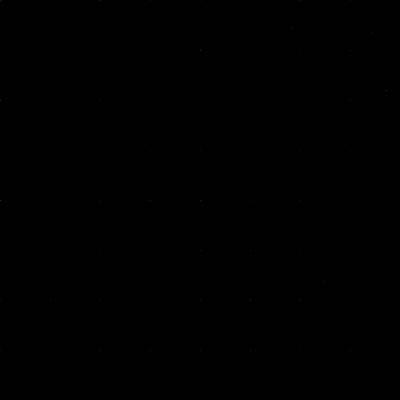
Frame 1 (no input)
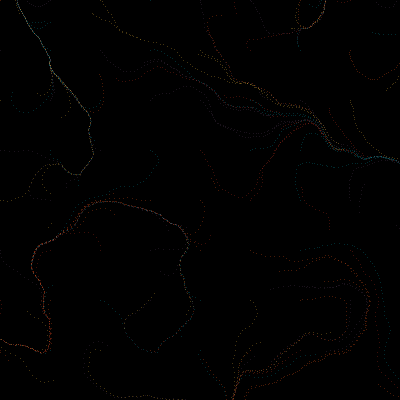
Frame 60 (the mouse pressed at the canvas centre just before this capture)
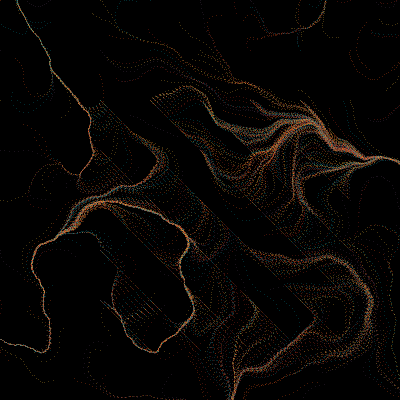
Frame 120 (the mouse held since frame 60 and released just before this capture)

The Processing sketch that drew these frames (run headless with seeded random() and noise(); from frame 60 on, the mouse is pressed at the canvas centre):

// Processing sketch: processing_9628
// ── processing_9628.pde


ArrayList positions = new ArrayList();
ArrayList velocities = new ArrayList();
ArrayList particleColors = new ArrayList();
ArrayList strokeSizes = new ArrayList();
color[] colors;
int clickCoordIndex = 0;
boolean initializing = true;

void setup(){

  size(400, 400);
  smooth();
  background(0);
  noiseDetail(14);
  
  colors = new color[6];
  colors[0] = color(3, 150, 166);
  colors[1] = color(94, 64, 98);
  colors[2] = color(212, 53, 31);
  colors[3] = color(255, 91, 25);
  colors[4] = color(241, 187, 55);
  colors[5] = color(0, 0, 0);
  
  for(int x = 0; x < width; x+=50) {
    for(int y = 0; y < height; y+=50) { 
      positions.add(new PVector(x, y));
      velocities.add(new PVector(0, 0));
      particleColors.add(int(random(0,5)));
    }
  }

  initializing = false;  
}

void draw(){
  //background(0);
 smooth();
 // draw middle point
  strokeWeight(8);
 
   if(mousePressed){
      for(int x=-100 + clickCoordIndex; x<=100 + clickCoordIndex; x+=50){
        for(int y=-100 + clickCoordIndex; y<=100 + clickCoordIndex; y+=50){
          stroke(#000000);
          positions.add(new PVector(mouseX + x, mouseY + y));
          velocities.add(new PVector(0, 0));
          particleColors.add(int(random(0,6)));
          strokeSizes.add(5);
        } 
      }
      clickCoordIndex++;
      
      if(clickCoordIndex == 50) clickCoordIndex = 0;
   }
   
 for(int i=0; i<positions.size(); i++){
  PVector curPos = (PVector) positions.get(i);
  PVector curVel = (PVector) velocities.get(i);
  int c = (Integer) particleColors.get(i);
  
  stroke(colors[c], 100);
  strokeWeight(1);
  point(curPos.x, curPos.y);

  curVel.x = 8*noise(200+curPos.x*random(0.001, 0.010), 200+curPos.y*.007, .007*2)*cos(6*PI*noise(curPos.x*.007, curPos.y*.007, .007*.5));
  curVel.y = 8*noise(200+curPos.x*random(0.001, 0.010), 200+curPos.y*.007, .007*2)*sin(6*PI*noise(curPos.x*.007, curPos.y*.007, .007*.5));
  curPos.add(curVel);
  
  if((curPos.x > width) || (curPos.x < 0) || (curPos.y > height) || (curPos.y < 0)){
   positions.remove(i);
   velocities.remove(i);
   particleColors.remove(i);
   
   if(positions.size() < 1200){
     positions.add(new PVector((int)random(0,width), (int)random(0,height)));
     velocities.add(new PVector(0, 0));
     particleColors.add(int(random(0,5)));
   }
  }
  
  //remove overlapping points
  if(i>1){
    PVector lastPos = (PVector) positions.get(i-1);
    if(lastPos.dist(curPos) == 0) positions.remove(i);
    
    int possibleDuplicate = positions.indexOf(curPos);
    
    while(possibleDuplicate != -1){
      if(possibleDuplicate == i){
       possibleDuplicate = positions.lastIndexOf(curPos);
       if((i == possibleDuplicate) || (i == -1)) break;
       else{
         positions.remove(possibleDuplicate);
         particleColors.remove(possibleDuplicate);
         velocities.remove(possibleDuplicate);
         strokeSizes.remove(possibleDuplicate);
         print("removed");
         //increment stroke size for removed particle
         int strokeSize = (Integer) strokeSizes.get(i);
         strokeSize++;        
       }
      } 
      else {
         positions.remove(possibleDuplicate);
         particleColors.remove(possibleDuplicate);
         velocities.remove(possibleDuplicate);
         strokeSizes.remove(possibleDuplicate);
         print("removed");
         //increment stroke size for removed particle
         int strokeSize = (Integer) strokeSizes.get(i);
         strokeSize++;
      }    
    }
  }
 }
}
